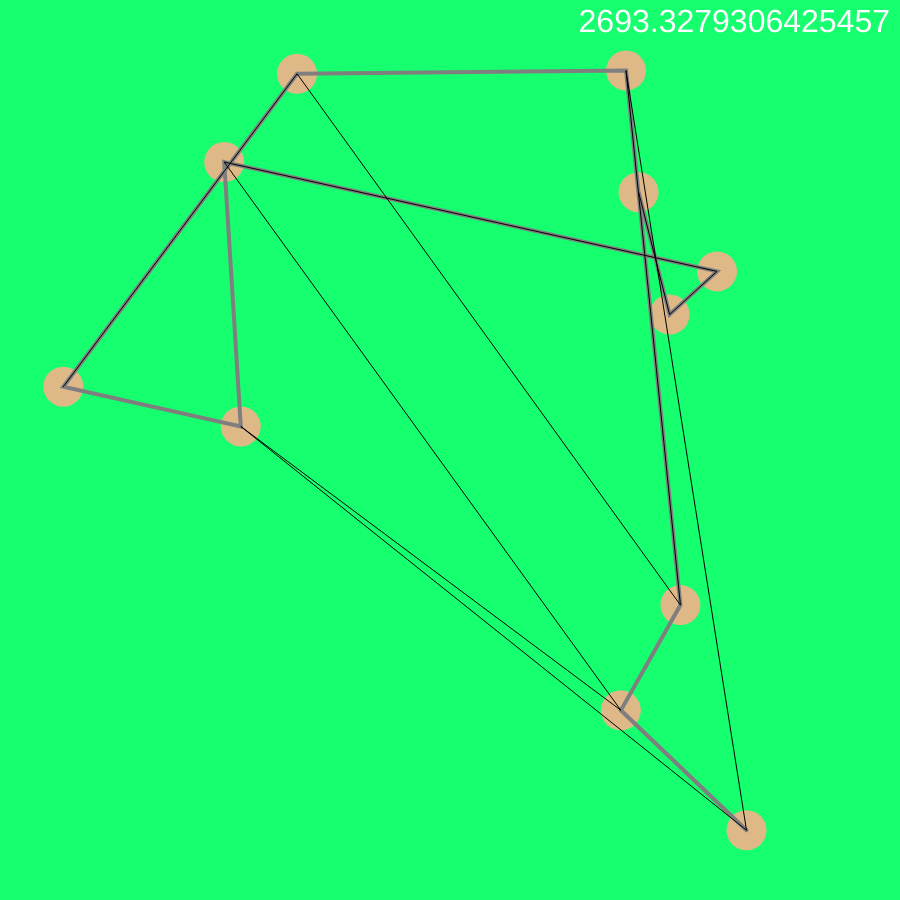
Frame 1 (no input)
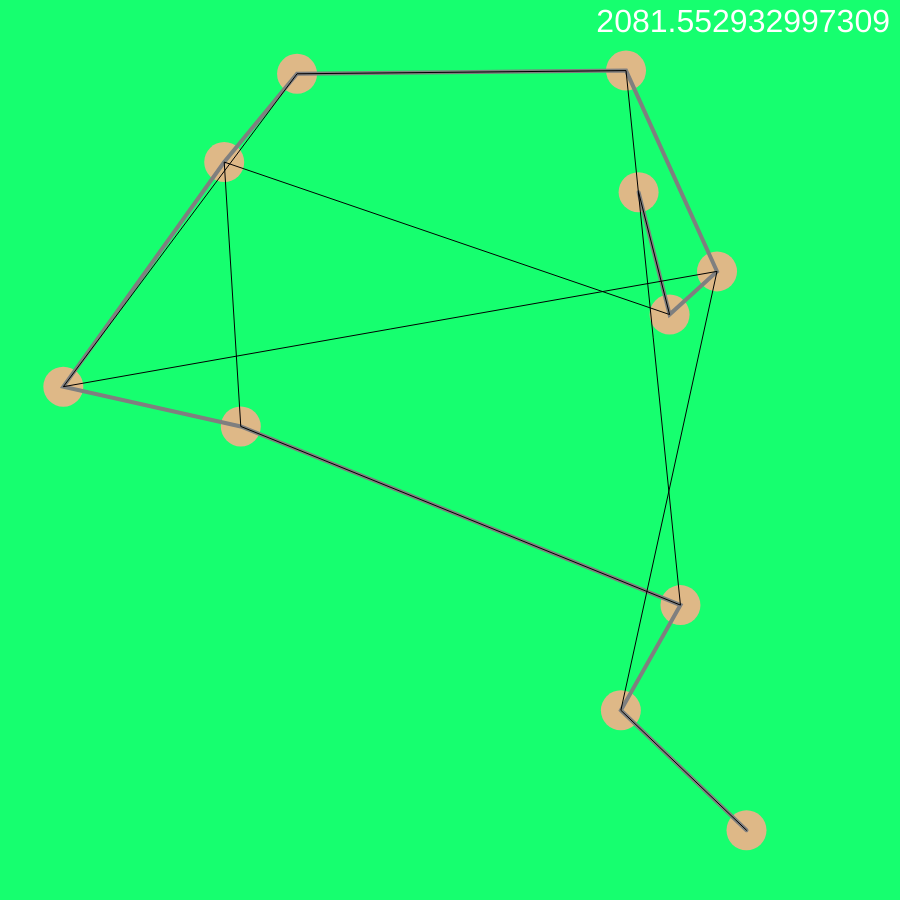
Frame 60 (no input)
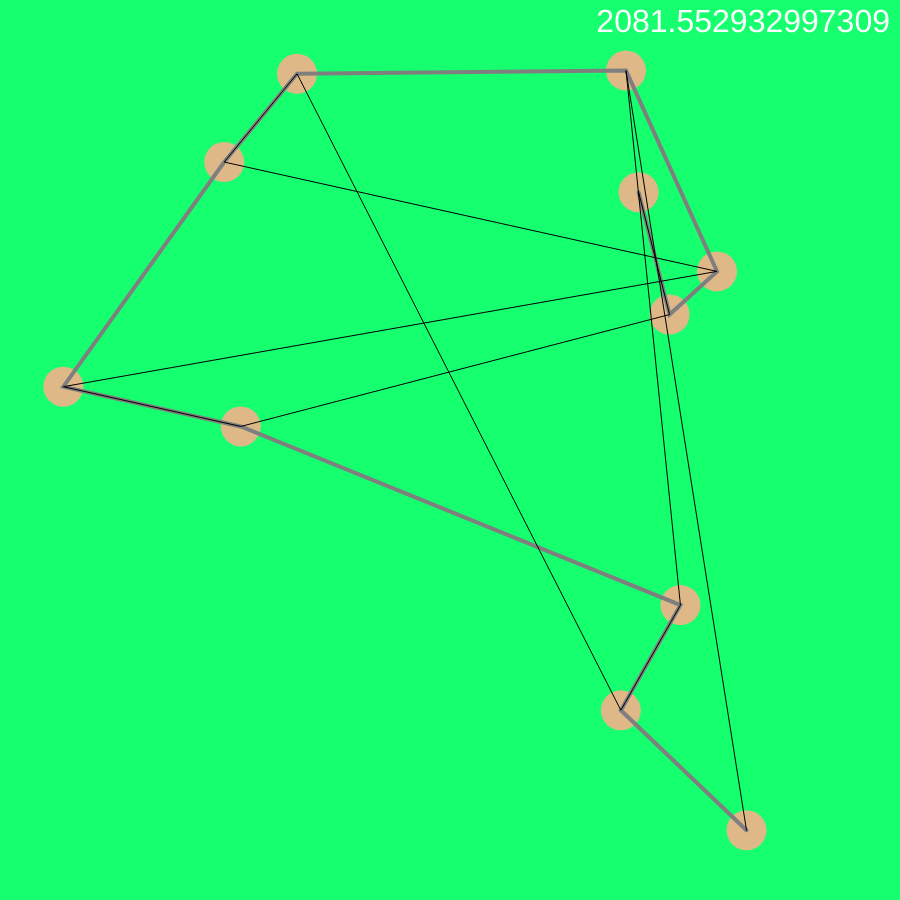
Frame 120 (the mouse pressed at the canvas centre since frame 60)

The p5.js sketch that drew these frames (run headless with seeded random() and noise() and a simulated clock; from frame 60 on, the mouse is pressed at the canvas centre):

// p5.js sketch
// ── sketch.js
const height = 900;
const width = 900;
const radius = 20;
const total_cities = 11;
const batch = 800; 

var cities = [];
var order = [];
var iter;
var J;

function cost(c, o){
    let J = 0;
    for ( let i = 1; i < o.length; i++ ) {
        J += dist(c[o[i - 1]].x, c[o[i - 1]].y, c[o[i]].x, c[o[i]].y) 
    }
    return J
}

function rand_perm(length){
    let o_out = [];
    let ind = [];
    for (let i = 0; i < length; i++){
        ind.push(i);
    }
    for (let i = 0; i < length; i++){
        sel = random(ind);
        o_out.push(sel);
        for (let j = ind.length; j >= 0; j--) {
            if (ind[j] == sel) {
                ind.splice(j, 1);
            }
        }
    }
    return o_out;
}

function swap(o, i, j) {
        temp = o[i];
        o[i] = o[j];
        o[j] = temp;
}


function* perm(o, k) { 
        if (k == o.length) {
            yield o;
        } else {
            for ( let i = k; i < o.length; i++ ){
                swap(o, k, i);
                yield* perm(o, k+1);
                swap(o, k, i);
            }
        }
}


function setup(){
    createCanvas(width, height);
    
    let ob_c = color(222, 184, 135);
    let draw_style = {c_fill:ob_c};
    for (let i=0; i < total_cities; i++) {
        let pos_x = random(10, width-10);
        let pos_y = random(10, height-10);
        cities.push(new Circle(pos_x, pos_y, radius, {}, draw_style));
        order.push(i);
    }
    J = cost(cities, order.slice());
    iter = perm(order, 0);
}

function draw_objects(o){
    for (let i=0; i < cities.length; i++) {
            cities[i].show();
    }

    stroke(127);
    strokeWeight(4);
    noFill();
    beginShape();
    for (let i=0; i < order.length; i++) {
        vertex(cities[order[i]].x, cities[order[i]].y);
    }
    endShape();
    strokeWeight(1);

    stroke(0);
    strokeWeight(1);
    noFill();
    beginShape();
    for (let i=0; i < o.length; i++) {
        vertex(cities[o[i]].x, cities[o[i]].y);
    }
    endShape();
    strokeWeight(1);

    noStroke();
    fill(255);
    textAlign(RIGHT);
    textSize(32);
    text(J, width - 10, 32);
}

function draw(){
    grass = color(22, 255, 111)
    background(grass);
    //Random search
    if (false) {
        o = rand_perm(order.length);
    }
    let temp;
    for (let i = 0; i < batch; i++)
    {
        //iterate all permuations
        var o = iter.next().value;
        if (o) {
            temp = o;
            if (cost(cities, o) < J) { 
                order = o.slice();
                J = cost(cities, order);
                console.log(order + ' cost:' + J);
            }
        } else {
            temp = order;
            noLoop();
        }
    }
    draw_objects(temp);
}

// ── shapes.js
function move(obj) {
        if (obj.state_space) {
            obj.x += obj.state_space.vx;
            obj.y += obj.state_space.vy;
            obj.state_space.vx += obj.state_space.ax; 
            obj.state_space.vy += obj.state_space.ay;
        }
}

class Rect {
    constructor(x, y, w, h, state_space, draw_style){
            this.x = x;
            this.y = y;
            this.w = w;
            this.h = h;
            this.state_space = state_space;
            if (draw_style.c_line){
                    this.c_line = draw_style.c_line;
            } else {
                    this.c_line = false;
            }
            if (draw_style.c_fill) {
                    this.c_fill = draw_style.c_fill;
            } else {
                    this.c_fill = false;
            }
    }

    show() {
            noFill();
            if (this.c_fill) {
                fill(this.c_fill);
            }
            noStroke();
            if (this.c_line) {
                stroke(this.c_line);
            }
            rect(this.x, this.y, this.w, this.h)
    }

    circleCollision(other){
            let d1 = dist(other.x, other.y, this.x, this.y);
            let d2 = dist(other.x, other.y, this.x + this.w, this.y);
            let d3 = dist(other.x, other.y, this.x, this.y + this.h);
            let d4 = dist(other.x, other.y, this.x + this.w, this.y + this.h);
            let min_x = (this.w < 0 ? this.x + this.w:this.x);
            let max_x = (this.w < 0 ? this.x:this.x + this.w);
            let e1 = (other.x + other.r) >= min_x;
            let e2 = (other.x - other.r) <= max_x;
            let min_y = (this.h < 0 ? this.y + this.h:this.y)
            let max_y = (this.h < 0 ? this.y:this.y + this.h)
            let e3 = (other.y + other.r) >= min_y;
            let e4 = (other.y - other.r) <= max_y;
            let inside = e1 & e2 & e3 & e4;
            return inside | (d1 <= other.r) | (d2 <= other.r) | (d3 <= other.r) | (d4 <= other.r);
    }


}


class Circle{
    
    constructor(x, y, r, state_space, draw_style){
            this.x = x;
            this.y = y;
            this.r = r;
            this.state_space = state_space;
            //TODO: fix so that black can be used
            if (draw_style.c_line){
                    this.c_line = draw_style.c_line;
            } else {
                    this.c_line = false;
            }
            if (draw_style.c_fill) {
                    this.c_fill = draw_style.c_fill;
            } else {
                    this.c_fill = false;
            }
    }

    getPos(){
        return createVector(this.x, this.y);
    }

    getVel(v){
        let vx = this.state_space.vx;
        let vy = this.state_space.vy;
        return createVector(vx, vy);
    }

    getAcc(a){
        let ax = this.state_space.ax;
        let ay = this.state_space.ay;
        return createVector(ax, ay);
    }

    setVel(v){
        this.state_space.vx = v.x;
        this.state_space.vy = v.y;
    }

    setAcc(a){
        this.state_space.ax = a.x;
        this.state_space.ay = a.y;
    }

    collision(other){
            let d = dist(this.x, this.y, other.x, other.y);
            return d <= this.r + other.r;
    }

    show(){
            noFill();
            if (this.c_fill){
                fill(this.c_fill);
            }
            noStroke();
            if (this.c_line) {
                stroke(this.c_line);
            }
            ellipseMode(RADIUS)
            ellipse(this.x, this.y, this.r)
    }

}
